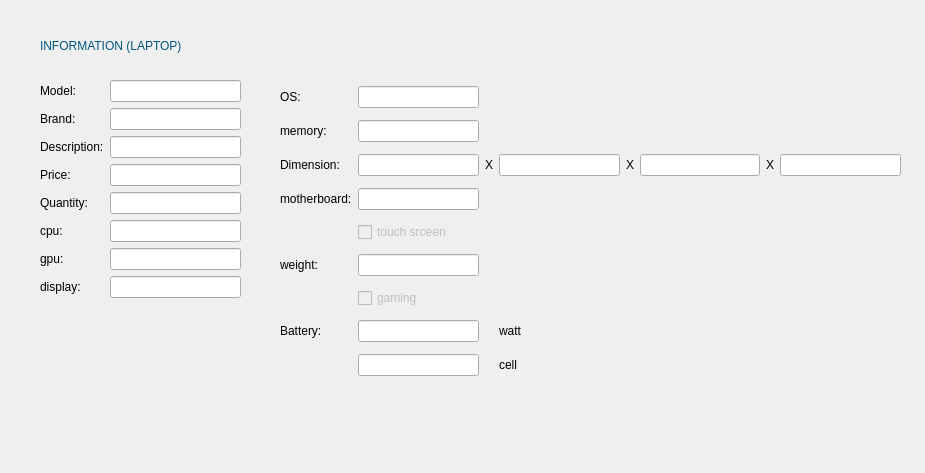
<?xml version="1.0" encoding="UTF-8"?>
<ui version="4.0">
 <class>Show_info_laptop</class>
 <widget class="QDialog" name="Show_info_laptop">
  <property name="geometry">
   <rect>
    <x>0</x>
    <y>0</y>
    <width>925</width>
    <height>473</height>
   </rect>
  </property>
  <property name="windowTitle">
   <string>Dialog</string>
  </property>
  <widget class="QWidget" name="gridLayoutWidget">
   <property name="geometry">
    <rect>
     <x>280</x>
     <y>80</y>
     <width>621</width>
     <height>306</height>
    </rect>
   </property>
   <layout class="QGridLayout" name="gridLayout">
    <item row="0" column="1">
     <widget class="QLineEdit" name="os_lineEdit"/>
    </item>
    <item row="2" column="4">
     <widget class="QLabel" name="label_17">
      <property name="text">
       <string>X</string>
      </property>
     </widget>
    </item>
    <item row="5" column="1">
     <widget class="QLineEdit" name="weight"/>
    </item>
    <item row="7" column="0">
     <widget class="QLabel" name="label_22">
      <property name="text">
       <string>Battery:</string>
      </property>
     </widget>
    </item>
    <item row="0" column="0">
     <widget class="QLabel" name="label_12">
      <property name="text">
       <string>OS:</string>
      </property>
     </widget>
    </item>
    <item row="2" column="6">
     <widget class="QLabel" name="label_21">
      <property name="text">
       <string>X</string>
      </property>
     </widget>
    </item>
    <item row="5" column="0">
     <widget class="QLabel" name="label_20">
      <property name="text">
       <string>weight:</string>
      </property>
     </widget>
    </item>
    <item row="6" column="1">
     <widget class="QCheckBox" name="gaming">
      <property name="enabled">
       <bool>false</bool>
      </property>
      <property name="text">
       <string>gaming</string>
      </property>
     </widget>
    </item>
    <item row="3" column="1">
     <widget class="QLineEdit" name="motherboard"/>
    </item>
    <item row="7" column="3">
     <widget class="QLabel" name="label_24">
      <property name="text">
       <string>watt</string>
      </property>
     </widget>
    </item>
    <item row="1" column="0">
     <widget class="QLabel" name="label_13">
      <property name="text">
       <string>memory:</string>
      </property>
     </widget>
    </item>
    <item row="1" column="1">
     <widget class="QLineEdit" name="memory"/>
    </item>
    <item row="7" column="1">
     <widget class="QLineEdit" name="battery_watt">
      <property name="text">
       <string/>
      </property>
     </widget>
    </item>
    <item row="2" column="3">
     <widget class="QLineEdit" name="dimension2_lineEdit"/>
    </item>
    <item row="3" column="0">
     <widget class="QLabel" name="label_15">
      <property name="text">
       <string>motherboard:</string>
      </property>
     </widget>
    </item>
    <item row="2" column="7">
     <widget class="QLineEdit" name="dimension4_lineEdit_2"/>
    </item>
    <item row="2" column="2">
     <widget class="QLabel" name="label_10">
      <property name="text">
       <string>X</string>
      </property>
     </widget>
    </item>
    <item row="2" column="5">
     <widget class="QLineEdit" name="dimension3_lineEdit"/>
    </item>
    <item row="2" column="0">
     <widget class="QLabel" name="label_16">
      <property name="text">
       <string>Dimension:</string>
      </property>
     </widget>
    </item>
    <item row="4" column="1">
     <widget class="QCheckBox" name="touchscreen">
      <property name="enabled">
       <bool>false</bool>
      </property>
      <property name="text">
       <string>touch srceen</string>
      </property>
     </widget>
    </item>
    <item row="2" column="1">
     <widget class="QLineEdit" name="dimension1_lineEdit"/>
    </item>
    <item row="8" column="1">
     <widget class="QLineEdit" name="battery_cell">
      <property name="text">
       <string/>
      </property>
     </widget>
    </item>
    <item row="8" column="3">
     <widget class="QLabel" name="label_25">
      <property name="text">
       <string>cell</string>
      </property>
     </widget>
    </item>
   </layout>
  </widget>
  <widget class="QWidget" name="formLayoutWidget">
   <property name="geometry">
    <rect>
     <x>40</x>
     <y>80</y>
     <width>201</width>
     <height>302</height>
    </rect>
   </property>
   <layout class="QFormLayout" name="formLayout">
    <item row="0" column="0">
     <widget class="QLabel" name="label_4">
      <property name="text">
       <string>Model:</string>
      </property>
     </widget>
    </item>
    <item row="0" column="1">
     <widget class="QLineEdit" name="model_lineEdit"/>
    </item>
    <item row="1" column="0">
     <widget class="QLabel" name="label_5">
      <property name="text">
       <string>Brand:</string>
      </property>
     </widget>
    </item>
    <item row="1" column="1">
     <widget class="QLineEdit" name="brand_lineEdit"/>
    </item>
    <item row="2" column="0">
     <widget class="QLabel" name="label_3">
      <property name="text">
       <string>Description:</string>
      </property>
     </widget>
    </item>
    <item row="3" column="0">
     <widget class="QLabel" name="label_6">
      <property name="text">
       <string>Price:</string>
      </property>
     </widget>
    </item>
    <item row="3" column="1">
     <widget class="QLineEdit" name="price_lineEdit"/>
    </item>
    <item row="4" column="0">
     <widget class="QLabel" name="label_7">
      <property name="text">
       <string>Quantity:</string>
      </property>
     </widget>
    </item>
    <item row="4" column="1">
     <widget class="QLineEdit" name="quantity_lineEdit"/>
    </item>
    <item row="5" column="0">
     <widget class="QLabel" name="label_8">
      <property name="text">
       <string>cpu:</string>
      </property>
     </widget>
    </item>
    <item row="5" column="1">
     <widget class="QLineEdit" name="cpu"/>
    </item>
    <item row="6" column="0">
     <widget class="QLabel" name="label_11">
      <property name="text">
       <string>gpu:</string>
      </property>
     </widget>
    </item>
    <item row="6" column="1">
     <widget class="QLineEdit" name="gpu"/>
    </item>
    <item row="7" column="0">
     <widget class="QLabel" name="label_23">
      <property name="text">
       <string>display:</string>
      </property>
     </widget>
    </item>
    <item row="7" column="1">
     <widget class="QLineEdit" name="display">
      <property name="text">
       <string/>
      </property>
     </widget>
    </item>
    <item row="2" column="1">
     <widget class="QLineEdit" name="des_lineEdit"/>
    </item>
   </layout>
  </widget>
  <widget class="QLabel" name="label">
   <property name="geometry">
    <rect>
     <x>40</x>
     <y>30</y>
     <width>401</width>
     <height>31</height>
    </rect>
   </property>
   <property name="styleSheet">
    <string notr="true">font: 22pt &quot;Tw Cen MT Condensed Extra Bold&quot;;
color: rgb(0, 85, 127);</string>
   </property>
   <property name="text">
    <string>INFORMATION (LAPTOP)</string>
   </property>
  </widget>
 </widget>
 <resources/>
 <connections/>
</ui>
